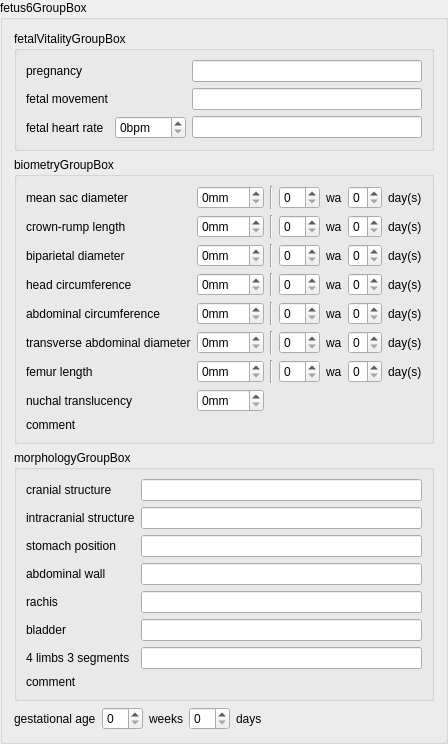
    <widget class="QGroupBox" name="fetus6GroupBox">
     <property name="enabled">
      <bool>true</bool>
     </property>
     <property name="title">
      <string>fetus6GroupBox</string>
     </property>
     <property name="flat">
      <bool>false</bool>
     </property>
     <layout class="QVBoxLayout" name="verticalLayout_31">
      <item>
       <widget class="QGroupBox" name="fetus6FetalVitalityGroupBox">
        <property name="title">
         <string>fetalVitalityGroupBox</string>
        </property>
        <layout class="QGridLayout" name="gridLayout_21">
         <item row="0" column="0">
          <widget class="QLabel" name="fetus6PregnancyLabel">
           <property name="text">
            <string>pregnancy</string>
           </property>
          </widget>
         </item>
         <item row="0" column="1">
          <layout class="QHBoxLayout" name="fetus6PregnancyRadioLayout"/>
         </item>
         <item row="0" column="2">
          <widget class="QLineEdit" name="fetus6PregnancyLineEdit"/>
         </item>
         <item row="1" column="0">
          <widget class="QLabel" name="fetus6FetalMovementLabel">
           <property name="text">
            <string>fetal movement</string>
           </property>
          </widget>
         </item>
         <item row="1" column="1">
          <layout class="QHBoxLayout" name="fetus6FetalMovementRadioLayout"/>
         </item>
         <item row="1" column="2">
          <widget class="QLineEdit" name="fetus6FetalMovementLineEdit"/>
         </item>
         <item row="2" column="0">
          <widget class="QLabel" name="fetus6FhrLabel">
           <property name="text">
            <string>fetal heart rate</string>
           </property>
          </widget>
         </item>
         <item row="2" column="1">
          <widget class="QSpinBox" name="fetus6FhrSpinBox">
           <property name="suffix">
            <string>bpm</string>
           </property>
           <property name="maximum">
            <number>999</number>
           </property>
          </widget>
         </item>
         <item row="2" column="2">
          <widget class="QLineEdit" name="fetus6FhrLineEdit"/>
         </item>
        </layout>
       </widget>
      </item>
      <item>
       <widget class="QGroupBox" name="fetus6BiometryGroupBox">
        <property name="title">
         <string>biometryGroupBox</string>
        </property>
        <layout class="QVBoxLayout" name="verticalLayout_32">
         <item>
          <layout class="QGridLayout" name="gridLayout_22">
           <item row="0" column="0">
            <widget class="QLabel" name="fetus6MeanSacDiameterLabel">
             <property name="text">
              <string>mean sac diameter</string>
             </property>
            </widget>
           </item>
           <item row="0" column="1">
            <widget class="QSpinBox" name="fetus6MeanSacDiameterSpinBox">
             <property name="suffix">
              <string>mm</string>
             </property>
             <property name="maximum">
              <number>999</number>
             </property>
            </widget>
           </item>
           <item row="0" column="2">
            <widget class="Line" name="line_38">
             <property name="orientation">
              <enum>Qt::Vertical</enum>
             </property>
            </widget>
           </item>
           <item row="0" column="3">
            <widget class="QSpinBox" name="fetus6MeanSacDiameterWeekSpinBox"/>
           </item>
           <item row="0" column="4">
            <widget class="QLabel" name="fetus6MeanSacDiameterWeekLabel">
             <property name="text">
              <string>wa</string>
             </property>
            </widget>
           </item>
           <item row="0" column="5">
            <widget class="QSpinBox" name="fetus6MeanSacDiameterDaySpinBox">
             <property name="maximum">
              <number>6</number>
             </property>
            </widget>
           </item>
           <item row="0" column="6">
            <widget class="QLabel" name="fetus6MeanSacDiameterDayLabel">
             <property name="text">
              <string>day(s)</string>
             </property>
            </widget>
           </item>
           <item row="1" column="0">
            <widget class="QLabel" name="fetus6CRLLabel">
             <property name="text">
              <string>crown-rump length</string>
             </property>
            </widget>
           </item>
           <item row="1" column="1">
            <widget class="QSpinBox" name="fetus6CRLSpinBox">
             <property name="suffix">
              <string>mm</string>
             </property>
             <property name="maximum">
              <number>999</number>
             </property>
            </widget>
           </item>
           <item row="1" column="2">
            <widget class="Line" name="line_39">
             <property name="orientation">
              <enum>Qt::Vertical</enum>
             </property>
            </widget>
           </item>
           <item row="1" column="3">
            <widget class="QSpinBox" name="fetus6CRLWeekSpinBox"/>
           </item>
           <item row="1" column="4">
            <widget class="QLabel" name="fetus6CRLWeekLabel">
             <property name="text">
              <string>wa</string>
             </property>
            </widget>
           </item>
           <item row="1" column="5">
            <widget class="QSpinBox" name="fetus6CRLDaySpinBox">
             <property name="maximum">
              <number>6</number>
             </property>
            </widget>
           </item>
           <item row="1" column="6">
            <widget class="QLabel" name="fetus6CRLDayLabel">
             <property name="text">
              <string>day(s)</string>
             </property>
            </widget>
           </item>
           <item row="2" column="0">
            <widget class="QLabel" name="fetus6BPDLabel">
             <property name="text">
              <string>biparietal diameter</string>
             </property>
            </widget>
           </item>
           <item row="2" column="1">
            <widget class="QSpinBox" name="fetus6BPDSpinBox">
             <property name="suffix">
              <string>mm</string>
             </property>
             <property name="maximum">
              <number>999</number>
             </property>
            </widget>
           </item>
           <item row="2" column="2">
            <widget class="Line" name="line_40">
             <property name="orientation">
              <enum>Qt::Vertical</enum>
             </property>
            </widget>
           </item>
           <item row="2" column="3">
            <widget class="QSpinBox" name="fetus6BPDWeekSpinBox"/>
           </item>
           <item row="2" column="4">
            <widget class="QLabel" name="fetus6BPDWeekLabel">
             <property name="text">
              <string>wa</string>
             </property>
            </widget>
           </item>
           <item row="2" column="5">
            <widget class="QSpinBox" name="fetus6BPDDaySpinBox">
             <property name="maximum">
              <number>6</number>
             </property>
            </widget>
           </item>
           <item row="2" column="6">
            <widget class="QLabel" name="label_11">
             <property name="text">
              <string>day(s)</string>
             </property>
            </widget>
           </item>
           <item row="3" column="0">
            <widget class="QLabel" name="fetus6HeadCircumferenceLabel">
             <property name="text">
              <string>head circumference</string>
             </property>
            </widget>
           </item>
           <item row="3" column="1">
            <widget class="QSpinBox" name="fetus6HeadCircumferenceSpinBox">
             <property name="suffix">
              <string>mm</string>
             </property>
             <property name="maximum">
              <number>999</number>
             </property>
            </widget>
           </item>
           <item row="3" column="2">
            <widget class="Line" name="line_41">
             <property name="orientation">
              <enum>Qt::Vertical</enum>
             </property>
            </widget>
           </item>
           <item row="3" column="3">
            <widget class="QSpinBox" name="fetus6HeadCircumferenceWeekSpinBox"/>
           </item>
           <item row="3" column="4">
            <widget class="QLabel" name="fetus6HeadCircumferenceWeekLabel">
             <property name="text">
              <string>wa</string>
             </property>
            </widget>
           </item>
           <item row="3" column="5">
            <widget class="QSpinBox" name="fetus6HeadCircumferenceDaysSpinBox">
             <property name="maximum">
              <number>6</number>
             </property>
            </widget>
           </item>
           <item row="3" column="6">
            <widget class="QLabel" name="fetus6HeadCircumferenceDayLabel">
             <property name="text">
              <string>day(s)</string>
             </property>
            </widget>
           </item>
           <item row="4" column="0">
            <widget class="QLabel" name="fetus6AbdominalCircumferenceLabel">
             <property name="text">
              <string>abdominal circumference</string>
             </property>
            </widget>
           </item>
           <item row="4" column="1">
            <widget class="QSpinBox" name="fetus6AbdominalCircumferenceSpinBox">
             <property name="suffix">
              <string>mm</string>
             </property>
             <property name="maximum">
              <number>999</number>
             </property>
            </widget>
           </item>
           <item row="4" column="2">
            <widget class="Line" name="line_42">
             <property name="orientation">
              <enum>Qt::Vertical</enum>
             </property>
            </widget>
           </item>
           <item row="4" column="3">
            <widget class="QSpinBox" name="fetus6AbdominalCircumferenceWeekSpinBox"/>
           </item>
           <item row="4" column="4">
            <widget class="QLabel" name="fetus6AbdominalCircumferenceWeekLabel">
             <property name="text">
              <string>wa</string>
             </property>
            </widget>
           </item>
           <item row="4" column="5">
            <widget class="QSpinBox" name="fetus6AbdominalCircumferenceDaySpinBox">
             <property name="maximum">
              <number>6</number>
             </property>
            </widget>
           </item>
           <item row="4" column="6">
            <widget class="QLabel" name="fetus6AbdominalCircumferenceDayLabel">
             <property name="text">
              <string>day(s)</string>
             </property>
            </widget>
           </item>
           <item row="5" column="0">
            <widget class="QLabel" name="fetus6TADLabel">
             <property name="text">
              <string>transverse abdominal diameter</string>
             </property>
            </widget>
           </item>
           <item row="5" column="1">
            <widget class="QSpinBox" name="fetus6TADSpinBox">
             <property name="suffix">
              <string>mm</string>
             </property>
             <property name="maximum">
              <number>999</number>
             </property>
            </widget>
           </item>
           <item row="5" column="2">
            <widget class="Line" name="line_43">
             <property name="orientation">
              <enum>Qt::Vertical</enum>
             </property>
            </widget>
           </item>
           <item row="5" column="3">
            <widget class="QSpinBox" name="fetus6TADWeekSpinBox"/>
           </item>
           <item row="5" column="4">
            <widget class="QLabel" name="fetus6TADWeekLabel">
             <property name="text">
              <string>wa</string>
             </property>
            </widget>
           </item>
           <item row="5" column="5">
            <widget class="QSpinBox" name="fetus6TADDaySpinBox">
             <property name="maximum">
              <number>6</number>
             </property>
            </widget>
           </item>
           <item row="5" column="6">
            <widget class="QLabel" name="fetus6TADDayLabel">
             <property name="text">
              <string>day(s)</string>
             </property>
            </widget>
           </item>
           <item row="6" column="0">
            <widget class="QLabel" name="fetus6FLLabel">
             <property name="text">
              <string>femur length</string>
             </property>
            </widget>
           </item>
           <item row="6" column="1">
            <widget class="QSpinBox" name="fetus6FLSpinBox">
             <property name="suffix">
              <string>mm</string>
             </property>
             <property name="maximum">
              <number>999</number>
             </property>
            </widget>
           </item>
           <item row="6" column="2">
            <widget class="Line" name="line_44">
             <property name="orientation">
              <enum>Qt::Vertical</enum>
             </property>
            </widget>
           </item>
           <item row="6" column="3">
            <widget class="QSpinBox" name="fetus6FLWeekSpinBox"/>
           </item>
           <item row="6" column="4">
            <widget class="QLabel" name="fetus6FLWeekLabel">
             <property name="text">
              <string>wa</string>
             </property>
            </widget>
           </item>
           <item row="6" column="5">
            <widget class="QSpinBox" name="fetus6FLDaySpinBox">
             <property name="maximum">
              <number>6</number>
             </property>
            </widget>
           </item>
           <item row="6" column="6">
            <widget class="QLabel" name="fetus6FLDayLabel">
             <property name="text">
              <string>day(s)</string>
             </property>
            </widget>
           </item>
           <item row="7" column="0">
            <widget class="QLabel" name="fetus6NuchalTranslucencyLabel">
             <property name="text">
              <string>nuchal translucency</string>
             </property>
            </widget>
           </item>
           <item row="7" column="1">
            <widget class="QSpinBox" name="fetus6NuchalTranslucencySpinBox">
             <property name="suffix">
              <string>mm</string>
             </property>
             <property name="maximum">
              <number>999</number>
             </property>
            </widget>
           </item>
          </layout>
         </item>
         <item>
          <layout class="QVBoxLayout" name="verticalLayout_33">
           <item>
            <widget class="QLabel" name="fetus6BiometryCommentLabel">
             <property name="text">
              <string>comment</string>
             </property>
            </widget>
           </item>
           <item>
            <layout class="QFormLayout" name="fetus6BiometryCommentFormLayout"/>
           </item>
          </layout>
         </item>
        </layout>
       </widget>
      </item>
      <item>
       <widget class="QGroupBox" name="fetus6MorphologyGroupBox">
        <property name="title">
         <string>morphologyGroupBox</string>
        </property>
        <layout class="QVBoxLayout" name="verticalLayout_34">
         <item>
          <layout class="QGridLayout" name="gridLayout_23">
           <item row="0" column="0">
            <widget class="QLabel" name="fetus6CranialStructureLabel">
             <property name="text">
              <string>cranial structure</string>
             </property>
            </widget>
           </item>
           <item row="0" column="1">
            <layout class="QHBoxLayout" name="fetus6CranialStructureRadioLayout"/>
           </item>
           <item row="0" column="2">
            <widget class="QLineEdit" name="fetus6CranialStructureLineEdit"/>
           </item>
           <item row="1" column="0">
            <widget class="QLabel" name="fetus6IntracranialStructureLabel">
             <property name="text">
              <string>intracranial structure</string>
             </property>
            </widget>
           </item>
           <item row="1" column="1">
            <layout class="QHBoxLayout" name="fetus6IntracranialStructureRadioLayout"/>
           </item>
           <item row="1" column="2">
            <widget class="QLineEdit" name="fetus6IntracranialStructureLineEdit"/>
           </item>
           <item row="2" column="0">
            <widget class="QLabel" name="fetus6StomachPositionLabel">
             <property name="text">
              <string>stomach position</string>
             </property>
            </widget>
           </item>
           <item row="2" column="1">
            <layout class="QHBoxLayout" name="fetus6StomachPositionRadioLayout"/>
           </item>
           <item row="2" column="2">
            <widget class="QLineEdit" name="fetus6StomachPositionLineEdit"/>
           </item>
           <item row="3" column="0">
            <widget class="QLabel" name="fetus6AbdominalWallLabel">
             <property name="text">
              <string>abdominal wall</string>
             </property>
            </widget>
           </item>
           <item row="3" column="1">
            <layout class="QHBoxLayout" name="fetus6AbdominalWallRadioLayout"/>
           </item>
           <item row="3" column="2">
            <widget class="QLineEdit" name="fetus6AbdominalWallLineEdit"/>
           </item>
           <item row="4" column="0">
            <widget class="QLabel" name="fetus6RachisLabel">
             <property name="text">
              <string>rachis</string>
             </property>
            </widget>
           </item>
           <item row="4" column="1">
            <layout class="QHBoxLayout" name="fetus6RachisRadioLayout"/>
           </item>
           <item row="4" column="2">
            <widget class="QLineEdit" name="fetus6RachisLineEdit"/>
           </item>
           <item row="5" column="0">
            <widget class="QLabel" name="fetus6BladderLabel">
             <property name="text">
              <string>bladder</string>
             </property>
            </widget>
           </item>
           <item row="5" column="1">
            <layout class="QHBoxLayout" name="fetus6BladderRadioLayout"/>
           </item>
           <item row="5" column="2">
            <widget class="QLineEdit" name="fetus6BladderLineEdit"/>
           </item>
           <item row="6" column="0">
            <widget class="QLabel" name="fetus6LimbsLabel">
             <property name="text">
              <string>4 limbs 3 segments</string>
             </property>
            </widget>
           </item>
           <item row="6" column="1">
            <layout class="QHBoxLayout" name="fetus6LimbsRadioLayout"/>
           </item>
           <item row="6" column="2">
            <widget class="QLineEdit" name="fetus6LimbsLineEdit"/>
           </item>
          </layout>
         </item>
         <item>
          <layout class="QVBoxLayout" name="verticalLayout_35">
           <item>
            <widget class="QLabel" name="fetus6MorphologyCommentLabel">
             <property name="text">
              <string>comment</string>
             </property>
            </widget>
           </item>
           <item>
            <layout class="QFormLayout" name="fetus6MorphologyCommentFormLayout"/>
           </item>
          </layout>
         </item>
        </layout>
       </widget>
      </item>
      <item>
       <layout class="QHBoxLayout" name="horizontalLayout_23">
        <item>
         <widget class="QLabel" name="fetus6UsGestationalAgeHelpTextLabel">
          <property name="text">
           <string>gestational age</string>
          </property>
         </widget>
        </item>
        <item>
         <widget class="QSpinBox" name="fetus6UsGestationalAgeWeekSpinBox"/>
        </item>
        <item>
         <widget class="QLabel" name="fetus6UsGestationalAgeWeekLabel">
          <property name="text">
           <string>weeks</string>
          </property>
         </widget>
        </item>
        <item>
         <widget class="QSpinBox" name="fetus6UsGestationalAgeDaySpinBox"/>
        </item>
        <item>
         <widget class="QLabel" name="fetus6UsGestationalAgeDayLabel">
          <property name="text">
           <string>days</string>
          </property>
         </widget>
        </item>
        <item>
         <spacer name="horizontalSpacer_9">
          <property name="orientation">
           <enum>Qt::Horizontal</enum>
          </property>
          <property name="sizeHint" stdset="0">
           <size>
            <width>40</width>
            <height>20</height>
           </size>
          </property>
         </spacer>
        </item>
       </layout>
      </item>
     </layout>
    </widget>
